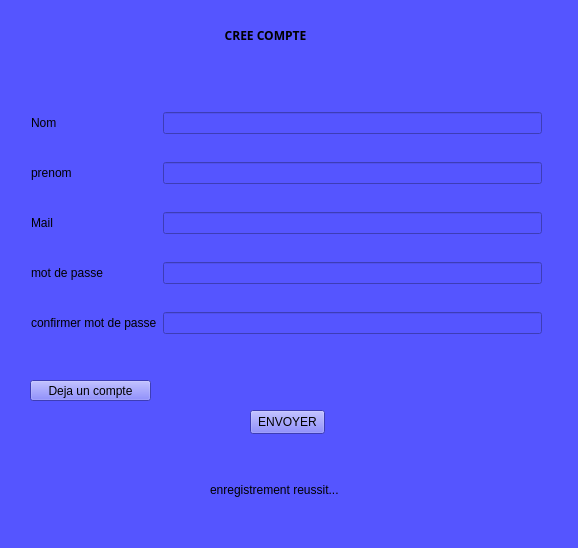
<?xml version="1.0" encoding="UTF-8"?>
<ui version="4.0">
 <class>Form</class>
 <widget class="QWidget" name="Form">
  <property name="geometry">
   <rect>
    <x>0</x>
    <y>0</y>
    <width>578</width>
    <height>548</height>
   </rect>
  </property>
  <property name="palette">
   <palette>
    <active>
     <colorrole role="Button">
      <brush brushstyle="SolidPattern">
       <color alpha="255">
        <red>85</red>
        <green>85</green>
        <blue>255</blue>
       </color>
      </brush>
     </colorrole>
     <colorrole role="Base">
      <brush brushstyle="SolidPattern">
       <color alpha="255">
        <red>85</red>
        <green>85</green>
        <blue>255</blue>
       </color>
      </brush>
     </colorrole>
     <colorrole role="Window">
      <brush brushstyle="SolidPattern">
       <color alpha="255">
        <red>85</red>
        <green>85</green>
        <blue>255</blue>
       </color>
      </brush>
     </colorrole>
    </active>
    <inactive>
     <colorrole role="Button">
      <brush brushstyle="SolidPattern">
       <color alpha="255">
        <red>85</red>
        <green>85</green>
        <blue>255</blue>
       </color>
      </brush>
     </colorrole>
     <colorrole role="Base">
      <brush brushstyle="SolidPattern">
       <color alpha="255">
        <red>85</red>
        <green>85</green>
        <blue>255</blue>
       </color>
      </brush>
     </colorrole>
     <colorrole role="Window">
      <brush brushstyle="SolidPattern">
       <color alpha="255">
        <red>85</red>
        <green>85</green>
        <blue>255</blue>
       </color>
      </brush>
     </colorrole>
    </inactive>
    <disabled>
     <colorrole role="Button">
      <brush brushstyle="SolidPattern">
       <color alpha="255">
        <red>85</red>
        <green>85</green>
        <blue>255</blue>
       </color>
      </brush>
     </colorrole>
     <colorrole role="Base">
      <brush brushstyle="SolidPattern">
       <color alpha="255">
        <red>85</red>
        <green>85</green>
        <blue>255</blue>
       </color>
      </brush>
     </colorrole>
     <colorrole role="Window">
      <brush brushstyle="SolidPattern">
       <color alpha="255">
        <red>85</red>
        <green>85</green>
        <blue>255</blue>
       </color>
      </brush>
     </colorrole>
    </disabled>
   </palette>
  </property>
  <property name="windowTitle">
   <string>Form</string>
  </property>
  <property name="autoFillBackground">
   <bool>false</bool>
  </property>
  <property name="styleSheet">
   <string notr="true">background-color: rgb(85, 85, 255);</string>
  </property>
  <widget class="QLabel" name="label">
   <property name="geometry">
    <rect>
     <x>110</x>
     <y>20</y>
     <width>311</width>
     <height>31</height>
    </rect>
   </property>
   <property name="font">
    <font>
     <family>Arial Black</family>
     <bold>true</bold>
    </font>
   </property>
   <property name="text">
    <string>CREE COMPTE</string>
   </property>
   <property name="alignment">
    <set>Qt::AlignCenter</set>
   </property>
   <property name="wordWrap">
    <bool>false</bool>
   </property>
  </widget>
  <widget class="QPushButton" name="bouton">
   <property name="geometry">
    <rect>
     <x>250</x>
     <y>410</y>
     <width>75</width>
     <height>24</height>
    </rect>
   </property>
   <property name="autoFillBackground">
    <bool>false</bool>
   </property>
   <property name="text">
    <string>ENVOYER</string>
   </property>
  </widget>
  <widget class="QLabel" name="label_2">
   <property name="geometry">
    <rect>
     <x>210</x>
     <y>480</y>
     <width>141</width>
     <height>20</height>
    </rect>
   </property>
   <property name="text">
    <string>enregistrement reussit...</string>
   </property>
  </widget>
  <widget class="QWidget" name="layoutWidget">
   <property name="geometry">
    <rect>
     <x>31</x>
     <y>90</y>
     <width>511</width>
     <height>271</height>
    </rect>
   </property>
   <layout class="QGridLayout" name="gridLayout">
    <item row="0" column="0">
     <widget class="QLabel" name="nom">
      <property name="text">
       <string>Nom</string>
      </property>
     </widget>
    </item>
    <item row="2" column="0">
     <widget class="QLabel" name="mail">
      <property name="text">
       <string>Mail</string>
      </property>
     </widget>
    </item>
    <item row="2" column="1">
     <widget class="QLineEdit" name="lmail"/>
    </item>
    <item row="1" column="0">
     <widget class="QLabel" name="prenom">
      <property name="text">
       <string>prenom</string>
      </property>
     </widget>
    </item>
    <item row="4" column="0">
     <widget class="QLabel" name="motPa">
      <property name="text">
       <string>confirmer mot de passe</string>
      </property>
     </widget>
    </item>
    <item row="3" column="1">
     <widget class="QLineEdit" name="lmot"/>
    </item>
    <item row="0" column="1">
     <widget class="QLineEdit" name="lnom"/>
    </item>
    <item row="1" column="1">
     <widget class="QLineEdit" name="lprenom"/>
    </item>
    <item row="3" column="0">
     <widget class="QLabel" name="motP">
      <property name="text">
       <string>mot de passe</string>
      </property>
     </widget>
    </item>
    <item row="4" column="1">
     <widget class="QLineEdit" name="lmot_3"/>
    </item>
   </layout>
  </widget>
  <widget class="QPushButton" name="bouton_2">
   <property name="geometry">
    <rect>
     <x>30</x>
     <y>380</y>
     <width>121</width>
     <height>21</height>
    </rect>
   </property>
   <property name="autoFillBackground">
    <bool>false</bool>
   </property>
   <property name="styleSheet">
    <string notr="true"/>
   </property>
   <property name="text">
    <string>Deja un compte</string>
   </property>
   <property name="checkable">
    <bool>false</bool>
   </property>
  </widget>
 </widget>
 <resources/>
 <connections/>
</ui>
